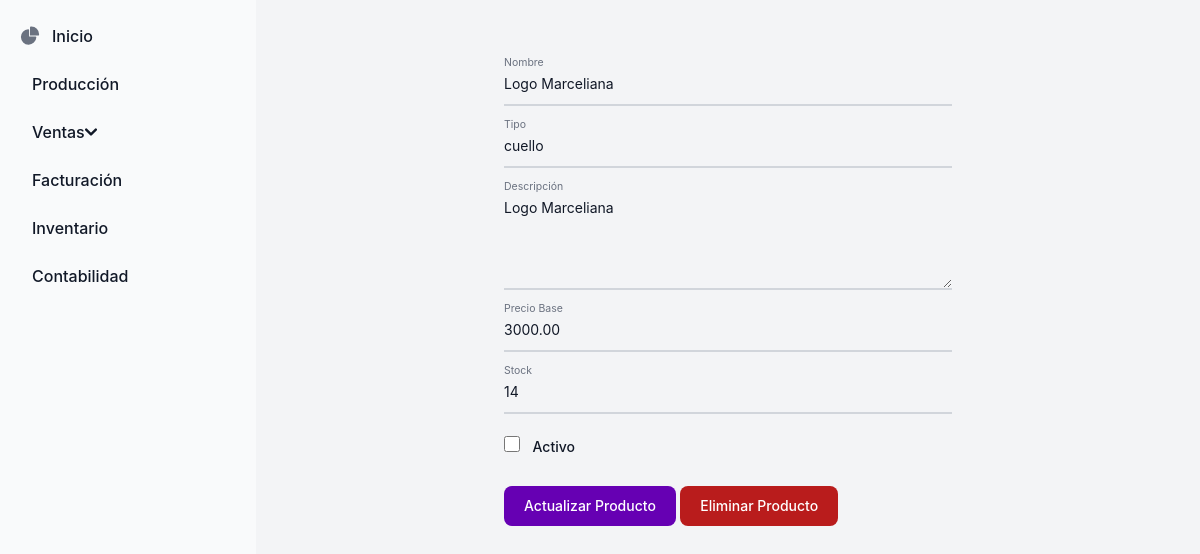
The app's page /core/productos/editar/2/ with its own data.
### core/models.py (models this page shows, shortened)
class Producto(models.Model):
    id = models.AutoField(primary_key=True)
    nombre = models.CharField(max_length=100)
    tipo = models.CharField(
        max_length=20,
        choices=[
            ('cuello', 'Cuello'),
            ('fajon', 'Fajón'),
            ('puno', 'Puño'),
            ('bordado', 'Bordado'),
            ('laser', 'Láser'),
            ('otro', 'Otro'),
        ],
        default='cuello',
    )
    descripcion = models.TextField(blank=True, null=True)
    precio_base = models.DecimalField(max_digits=10, decimal_places=2)
    stock = models.PositiveIntegerField(default=0)
    activo = models.BooleanField(default=True)  # Opcional: para controlar la disponibilidad

### core/views.py (the view)
# urls.py: path('productos/editar/<int:producto_id>/', views.editar_producto, name='editar_producto'),
def editar_producto(request, producto_id):
    producto = models.Producto.objects.get(id=producto_id)
    if request.method == 'POST':
        if 'update' in request.POST:
            form = forms.ProductoForm(request.POST, instance=producto)
            if form.is_valid():
                producto = form.save(commit=False)
                producto.activo = 'activo' in request.POST
                form.save()
                messages.warning(request, "Producto actualizado exitosamente.")
                return redirect('listar_productos')
        elif 'delete' in request.POST:
            producto.delete()
            return redirect('listar_productos')
    else:
        form = forms.ProductoForm(instance=producto)
    return render(request, 'core/editar_producto.html',
                  {'form': form, 'producto': producto})

### core/forms.py
class ProductoForm(forms.ModelForm):
    class Meta:
        model = Producto
        fields = ['nombre', 'precio_base', 'descripcion', 'stock']
        widgets = {
            'nombre': forms.TextInput(attrs={'class': 'form-control'}),
            'precio': forms.TextInput(attrs={'class': 'form-control'}),
            'descripcion': forms.Textarea(attrs={'class': 'form-control',
                                                 'rows': 3}),
            'stock': forms.TextInput(attrs={'class': 'form-control'}),
        }

### core/templates/core/editar_producto.html (shortened to what this page needs)
{% extends "_base.html" %}
{% block content %}
<form class="max-w-md mx-auto mt-12" method="POST">
    <div class="relative z-0 w-full mb-5 group">
        <input type="text" name="nombre" id="nombre" value="{{ form.nombre.value|default:producto.nombre }}" class="block py-2.5 px-0 w-full text-sm text-gray-900 bg-transparent border-0 border-b-2 border-gray-300 appearance-none dark:text-white dark:border-gray-600 dark:focus:border-secondary-500 focus:outline-none focus:ring-0 focus:border-secondary-600 peer" placeholder=" " required />
        <label for="nombre" class="peer-focus:font-medium absolute text-sm text-gray-500 dark:text-gray-400 duration-300 transform -translate-y-6 scale-75 top-3 -z-10 origin-[0] peer-focus:start-0 rtl:peer-focus:translate-x-1/4 peer-focus:text-secondary-600 peer-focus:dark:text-secondary-500 peer-placeholder-shown:scale-100 peer-placeholder-shown:translate-y-0 peer-focus:scale-75 peer-focus:-translate-y-6">Nombre</label>
    </div>
    <div class="relative z-0 w-full mb-5 group">
        <input type="text" name="tipo" id="tipo" value="{{ form.tipo.value|default:producto.tipo }}" class="block py-2.5 px-0 w-full text-sm text-gray-900 bg-transparent border-0 border-b-2 border-gray-300 appearance-none dark:text-white dark:border-gray-600 dark:focus:border-secondary-500 focus:outline-none focus:ring-0 focus:border-secondary-600 peer" placeholder=" " required />
        <label for="tipo" class="peer-focus:font-medium absolute text-sm text-gray-500 dark:text-gray-400 duration-300 transform -translate-y-6 scale-75 top-3 -z-10 origin-[0] peer-focus:start-0 rtl:peer-focus:translate-x-1/4 peer-focus:text-secondary-600 peer-focus:dark:text-secondary-500 peer-placeholder-shown:scale-100 peer-placeholder-shown:translate-y-0 peer-focus:scale-75 peer-focus:-translate-y-6">Tipo</label>
    </div>
    <div class="relative z-0 w-full mb-5 group">
        <textarea name="descripcion" id="descripcion" rows="4" class="block py-2.5 px-0 w-full text-sm text-gray-900 bg-transparent border-0 border-b-2 border-gray-300 appearance-none dark:text-white dark:border-gray-600 dark:focus:border-secondary-500 focus:outline-none focus:ring-0 focus:border-secondary-600 peer" placeholder="">{{ form.descripcion.value|default:producto.descripcion }}</textarea>
        <label for="descripcion" class="peer-focus:font-medium absolute text-sm text-gray-500 dark:text-gray-400 duration-300 transform -translate-y-6 scale-75 top-3 -z-10 origin-[0] peer-focus:start-0 rtl:peer-focus:translate-x-1/4 peer-focus:text-secondary-600 peer-focus:dark:text-secondary-500 peer-placeholder-shown:scale-100 peer-placeholder-shown:translate-y-0 peer-focus:scale-75 peer-focus:-translate-y-6">Descripción</label>
    </div>
    <div class="relative z-0 w-full mb-5 group">
        <input type="number" name="precio_base" id="precio_base" value="{{ form.precio_base.value|default:producto.precio_base }}" step="50" class="block py-2.5 px-0 w-full text-sm text-gray-900 bg-transparent border-0 border-b-2 border-gray-300 appearance-none dark:text-white dark:border-gray-600 dark:focus:border-secondary-500 focus:outline-none focus:ring-0 focus:border-secondary-600 peer" min="0" placeholder=" " required />
        <label for="precio_base" class="peer-focus:font-medium absolute text-sm text-gray-500 dark:text-gray-400 duration-300 transform -translate-y-6 scale-75 top-3 -z-10 origin-[0] peer-focus:start-0 rtl:peer-focus:translate-x-1/4 peer-focus:text-secondary-600 peer-focus:dark:text-secondary-500 peer-placeholder-shown:scale-100 peer-placeholder-shown:translate-y-0 peer-focus:scale-75 peer-focus:-translate-y-6">Precio Base</label>
    </div>
    <div class="relative z-0 w-full mb-5 group">
        <input type="number" name="stock" id="stock" value="{{ form.stock.value|default:producto.stock }}" step="1" class="block py-2.5 px-0 w-full text-sm text-gray-900 bg-transparent border-0 border-b-2 border-gray-300 appearance-none dark:text-white dark:border-gray-600 dark:focus:border-secondary-500 focus:outline-none focus:ring-0 focus:border-secondary-600 peer" min="0" placeholder=" " required />
        <label for="stock" class="peer-focus:font-medium absolute text-sm text-gray-500 dark:text-gray-400 duration-300 transform -translate-y-6 scale-75 top-3 -z-10 origin-[0] peer-focus:start-0 rtl:peer-focus:translate-x-1/4 peer-focus:text-secondary-600 peer-focus:dark:text-secondary-500 peer-placeholder-shown:scale-100 peer-placeholder-shown:translate-y-0 peer-focus:scale-75 peer-focus:-translate-y-6">Stock</label>
    </div>
    <div class="relative z-0 w-full mb-5 group">
        <input type="checkbox" name="activo" id="activo" value="true" {% if form.activo.value|default:producto.activo %}checked{% endif %} class="w-4 h-4 text-secondary-600 bg-gray-100 border-gray-300 rounded focus:ring-2 focus:ring-secondary-500 dark:focus:ring-secondary-500 dark:ring-offset-gray-800 focus:ring-offset-0 dark:bg-gray-700 dark:border-gray-600">
        <label for="activo" class="ml-2 text-sm font-medium text-gray-900 dark:text-gray-300">Activo</label>
    </div>
    <button type="submit" name="update" class="text-white bg-secondary-700 hover:bg-secondary-800 focus:ring-4 focus:outline-none focus:ring-secondary-300 font-medium rounded-lg text-sm w-full sm:w-auto px-5 py-2.5 text-center dark:bg-secondary-600 dark:hover:bg-secondary-700 dark:focus:ring-secondary-800">Actualizar Producto</button>
    <button type="submit" name="delete" class="text-white bg-red-700 hover:bg-red-800 focus:ring-4 focus:outline-none focus:ring-red-300 font-medium rounded-lg text-sm w-full sm:w-auto px-5 py-2.5 text-center dark:bg-red-600 dark:hover:bg-red-700 dark:focus:ring-red-800 mt-2">Eliminar Producto</button>
</form>
{% endblock content %}

### records on screen
Producto: nombre "Logo Marceliana", tipo "cuello", descripcion "Logo Marceliana", precio_base "3000.00", stock "14"
